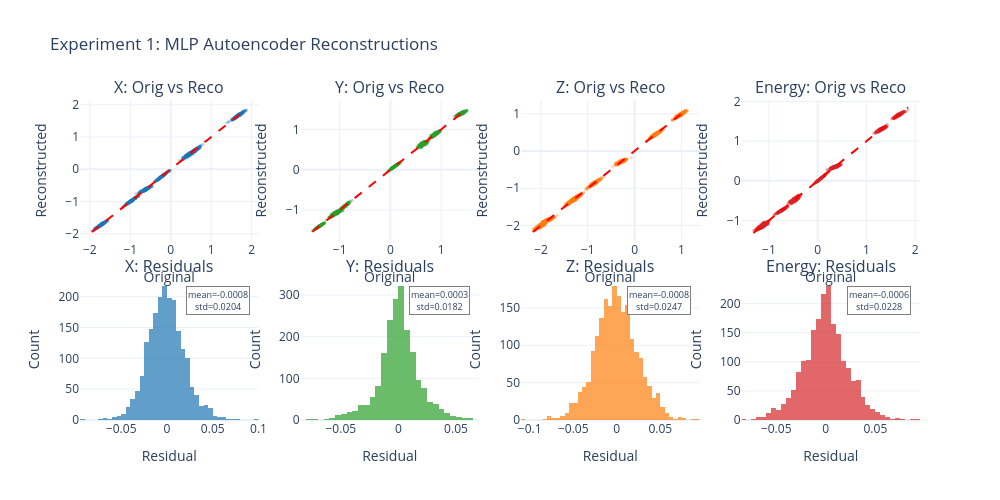
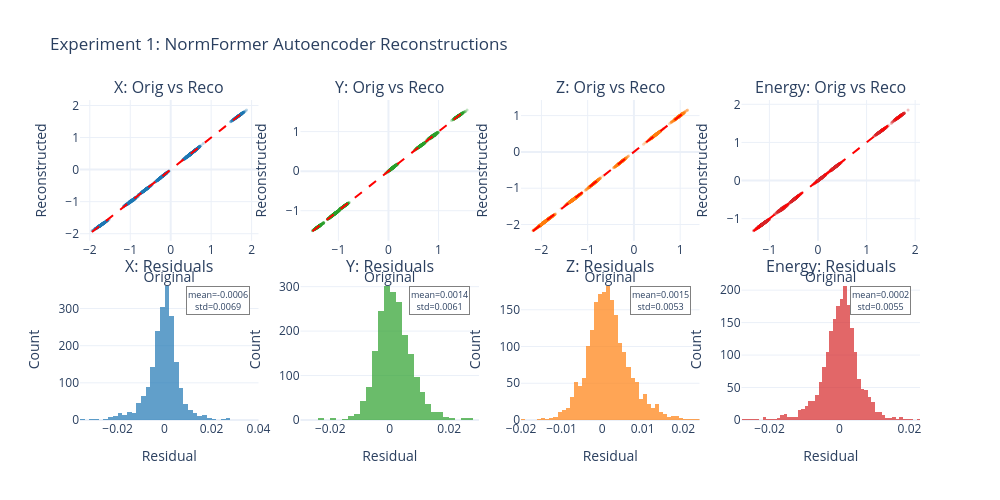

Notebook source saved alongside these figures, in order:
### Code cell
### Visualize Experiment 1 Reconstructions
print("\n" + "="*60)
print("EXPERIMENT 1: Reconstruction Visualization")
print("="*60)

### MLP AE reconstruction
mlp_metrics = exp1_results['MLP_AE']['metrics']
fig_mlp = plot_reconstruction_comparison(
    mlp_metrics['x_orig'], mlp_metrics['x_reco'],
    title="Experiment 1: MLP Autoencoder Reconstructions"
)
fig_mlp.show()

### NormFormer AE reconstruction  
nf_ae.eval()
with torch.no_grad():
    x_reco_nf, _ = nf_ae(X_seq.to(DEVICE), torch.ones(len(X_seq), 1, device=DEVICE))
    x_reco_nf = x_reco_nf.cpu().numpy()
    x_orig_nf = X_seq.numpy()

fig_nf = plot_reconstruction_comparison(
    x_orig_nf.reshape(-1, 4), x_reco_nf.reshape(-1, 4),
    title="Experiment 1: NormFormer Autoencoder Reconstructions"
)
fig_nf.show()

### Figure 1 — Plotly figure (JSON) as saved in the notebook; plotly's stock layout.template omitted (floating-point values rounded to 4 significant figures; data arrays with more than 128 entries replaced by an {"elided": "..."} marker saying what was removed)
{"data": [{"marker": {"color": "#1f77b4", "opacity": 0.3, "size": 3}, "mode": "markers", "showlegend": false, "type": "scatter", "x": {"elided": "2000 float values"}, "xaxis": "x", "y": {"elided": "2000 float values"}, "yaxis": "y"}, {"line": {"color": "red", "dash": "dash", "width": 2}, "mode": "lines", "showlegend": false, "type": "scatter", "x": [-1.947, 1.875], "xaxis": "x", "y": [-1.947, 1.875], "yaxis": "y"}, {"marker": {"color": "#1f77b4"}, "nbinsx": 50, "opacity": 0.7, "showlegend": false, "type": "histogram", "x": {"elided": "2000 float values"}, "xaxis": "x5", "yaxis": "y5"}, {"marker": {"color": "#2ca02c", "opacity": 0.3, "size": 3}, "mode": "markers", "showlegend": false, "type": "scatter", "x": {"elided": "2000 float values"}, "xaxis": "x2", "y": {"elided": "2000 float values"}, "yaxis": "y2"}, {"line": {"color": "red", "dash": "dash", "width": 2}, "mode": "lines", "showlegend": false, "type": "scatter", "x": [-1.538, 1.512], "xaxis": "x2", "y": [-1.538, 1.512], "yaxis": "y2"}, {"marker": {"color": "#2ca02c"}, "nbinsx": 50, "opacity": 0.7, "showlegend": false, "type": "histogram", "x": {"elided": "2000 float values"}, "xaxis": "x6", "yaxis": "y6"}, {"marker": {"color": "#ff7f0e", "opacity": 0.3, "size": 3}, "mode": "markers", "showlegend": false, "type": "scatter", "x": {"elided": "2000 float values"}, "xaxis": "x3", "y": {"elided": "2000 float values"}, "yaxis": "y3"}, {"line": {"color": "red", "dash": "dash", "width": 2}, "mode": "lines", "showlegend": false, "type": "scatter", "x": [-2.172, 1.133], "xaxis": "x3", "y": [-2.172, 1.133], "yaxis": "y3"}, {"marker": {"color": "#ff7f0e"}, "nbinsx": 50, "opacity": 0.7, "showlegend": false, "type": "histogram", "x": {"elided": "2000 float values"}, "xaxis": "x7", "yaxis": "y7"}, {"marker": {"color": "#d62728", "opacity": 0.3, "size": 3}, "mode": "markers", "showlegend": false, "type": "scatter", "x": {"elided": "2000 float values"}, "xaxis": "x4", "y": {"elided": "2000 float values"}, "yaxis": "y4"}, {"line": {"color": "red", "dash": "dash", "width": 2}, "mode": "lines", "showlegend": false, "type": "scatter", "x": [-1.319, 1.854], "xaxis": "x4", "y": [-1.319, 1.854], "yaxis": "y4"}, {"marker": {"color": "#d62728"}, "nbinsx": 50, "opacity": 0.7, "showlegend": false, "type": "histogram", "x": {"elided": "2000 float values"}, "xaxis": "x8", "yaxis": "y8"}], "layout": {"annotations": [{"font": {"size": 16}, "showarrow": false, "text": "X: Orig vs Reco", "x": 0.1062, "xanchor": "center", "xref": "paper", "y": 1, "yanchor": "bottom", "yref": "paper"}, {"font": {"size": 16}, "showarrow": false, "text": "Y: Orig vs Reco", "x": 0.3688, "xanchor": "center", "xref": "paper", "y": 1, "yanchor": "bottom", "yref": "paper"}, {"font": {"size": 16}, "showarrow": false, "text": "Z: Orig vs Reco", "x": 0.6313, "xanchor": "center", "xref": "paper", "y": 1, "yanchor": "bottom", "yref": "paper"}, {"font": {"size": 16}, "showarrow": false, "text": "Energy: Orig vs Reco", "x": 0.8938, "xanchor": "center", "xref": "paper", "y": 1, "yanchor": "bottom", "yref": "paper"}, {"font": {"size": 16}, "showarrow": false, "text": "X: Residuals", "x": 0.1062, "xanchor": "center", "xref": "paper", "y": 0.44, "yanchor": "bottom", "yref": "paper"}, {"font": {"size": 16}, "showarrow": false, "text": "Y: Residuals", "x": 0.3688, "xanchor": "center", "xref": "paper", "y": 0.44, "yanchor": "bottom", "yref": "paper"}, {"font": {"size": 16}, "showarrow": false, "text": "Z: Residuals", "x": 0.6313, "xanchor": "center", "xref": "paper", "y": 0.44, "yanchor": "bottom", "yref": "paper"}, {"font": {"size": 16}, "showarrow": false, "text": "Energy: Residuals", "x": 0.8938, "xanchor": "center", "xref": "paper", "y": 0.44, "yanchor": "bottom", "yref": "paper"}, {"bgcolor": "white", "bordercolor": "gray", "borderwidth": 1, "font": {"size": 9}, "showarrow": false, "text": "mean=-0.0008<br>std=0.0204", "x": 0.95, "xref": "x5 domain", "y": 0.95, "yref": "y5 domain"}, {"bgcolor": "white", "bordercolor": "gray", "borderwidth": 1, "font": {"size": 9}, "showarrow": false, "text": "mean=0.0003<br>std=0.0182", "x": 0.95, "xref": "x6 domain", "y": 0.95, "yref": "y6 domain"}, {"bgcolor": "white", "bordercolor": "gray", "borderwidth": 1, "font": {"size": 9}, "showarrow": false, "text": "mean=-0.0008<br>std=0.0247", "x": 0.95, "xref": "x7 domain", "y": 0.95, "yref": "y7 domain"}, {"bgcolor": "white", "bordercolor": "gray", "borderwidth": 1, "font": {"size": 9}, "showarrow": false, "text": "mean=-0.0006<br>std=0.0228", "x": 0.95, "xref": "x8 domain", "y": 0.95, "yref": "y8 domain"}], "height": 500, "title": {"text": "Experiment 1: MLP Autoencoder Reconstructions"}, "width": 1000, "xaxis": {"anchor": "y", "domain": [0, 0.2125], "title": {"text": "Original"}}, "xaxis2": {"anchor": "y2", "domain": [0.2625, 0.475], "title": {"text": "Original"}}, "xaxis3": {"anchor": "y3", "domain": [0.525, 0.7375], "title": {"text": "Original"}}, "xaxis4": {"anchor": "y4", "domain": [0.7875, 1], "title": {"text": "Original"}}, "xaxis5": {"anchor": "y5", "domain": [0, 0.2125], "title": {"text": "Residual"}}, "xaxis6": {"anchor": "y6", "domain": [0.2625, 0.475], "title": {"text": "Residual"}}, "xaxis7": {"anchor": "y7", "domain": [0.525, 0.7375], "title": {"text": "Residual"}}, "xaxis8": {"anchor": "y8", "domain": [0.7875, 1], "title": {"text": "Residual"}}, "yaxis": {"anchor": "x", "domain": [0.56, 1], "title": {"text": "Reconstructed"}}, "yaxis2": {"anchor": "x2", "domain": [0.56, 1], "title": {"text": "Reconstructed"}}, "yaxis3": {"anchor": "x3", "domain": [0.56, 1], "title": {"text": "Reconstructed"}}, "yaxis4": {"anchor": "x4", "domain": [0.56, 1], "title": {"text": "Reconstructed"}}, "yaxis5": {"anchor": "x5", "domain": [0, 0.44], "title": {"text": "Count"}}, "yaxis6": {"anchor": "x6", "domain": [0, 0.44], "title": {"text": "Count"}}, "yaxis7": {"anchor": "x7", "domain": [0, 0.44], "title": {"text": "Count"}}, "yaxis8": {"anchor": "x8", "domain": [0, 0.44], "title": {"text": "Count"}}}}

### Figure 2 — Plotly figure (JSON) as saved in the notebook; plotly's stock layout.template omitted (floating-point values rounded to 4 significant figures; data arrays with more than 128 entries replaced by an {"elided": "..."} marker saying what was removed)
{"data": [{"marker": {"color": "#1f77b4", "opacity": 0.3, "size": 3}, "mode": "markers", "showlegend": false, "type": "scatter", "x": {"elided": "2000 float values"}, "xaxis": "x", "y": {"elided": "2000 float values"}, "yaxis": "y"}, {"line": {"color": "red", "dash": "dash", "width": 2}, "mode": "lines", "showlegend": false, "type": "scatter", "x": [-1.947, 1.875], "xaxis": "x", "y": [-1.947, 1.875], "yaxis": "y"}, {"marker": {"color": "#1f77b4"}, "nbinsx": 50, "opacity": 0.7, "showlegend": false, "type": "histogram", "x": {"elided": "2000 float values"}, "xaxis": "x5", "yaxis": "y5"}, {"marker": {"color": "#2ca02c", "opacity": 0.3, "size": 3}, "mode": "markers", "showlegend": false, "type": "scatter", "x": {"elided": "2000 float values"}, "xaxis": "x2", "y": {"elided": "2000 float values"}, "yaxis": "y2"}, {"line": {"color": "red", "dash": "dash", "width": 2}, "mode": "lines", "showlegend": false, "type": "scatter", "x": [-1.518, 1.57], "xaxis": "x2", "y": [-1.518, 1.57], "yaxis": "y2"}, {"marker": {"color": "#2ca02c"}, "nbinsx": 50, "opacity": 0.7, "showlegend": false, "type": "histogram", "x": {"elided": "2000 float values"}, "xaxis": "x6", "yaxis": "y6"}, {"marker": {"color": "#ff7f0e", "opacity": 0.3, "size": 3}, "mode": "markers", "showlegend": false, "type": "scatter", "x": {"elided": "2000 float values"}, "xaxis": "x3", "y": {"elided": "2000 float values"}, "yaxis": "y3"}, {"line": {"color": "red", "dash": "dash", "width": 2}, "mode": "lines", "showlegend": false, "type": "scatter", "x": [-2.184, 1.16], "xaxis": "x3", "y": [-2.184, 1.16], "yaxis": "y3"}, {"marker": {"color": "#ff7f0e"}, "nbinsx": 50, "opacity": 0.7, "showlegend": false, "type": "histogram", "x": {"elided": "2000 float values"}, "xaxis": "x7", "yaxis": "y7"}, {"marker": {"color": "#d62728", "opacity": 0.3, "size": 3}, "mode": "markers", "showlegend": false, "type": "scatter", "x": {"elided": "2000 float values"}, "xaxis": "x4", "y": {"elided": "2000 float values"}, "yaxis": "y4"}, {"line": {"color": "red", "dash": "dash", "width": 2}, "mode": "lines", "showlegend": false, "type": "scatter", "x": [-1.329, 1.854], "xaxis": "x4", "y": [-1.329, 1.854], "yaxis": "y4"}, {"marker": {"color": "#d62728"}, "nbinsx": 50, "opacity": 0.7, "showlegend": false, "type": "histogram", "x": {"elided": "2000 float values"}, "xaxis": "x8", "yaxis": "y8"}], "layout": {"annotations": [{"font": {"size": 16}, "showarrow": false, "text": "X: Orig vs Reco", "x": 0.1062, "xanchor": "center", "xref": "paper", "y": 1, "yanchor": "bottom", "yref": "paper"}, {"font": {"size": 16}, "showarrow": false, "text": "Y: Orig vs Reco", "x": 0.3688, "xanchor": "center", "xref": "paper", "y": 1, "yanchor": "bottom", "yref": "paper"}, {"font": {"size": 16}, "showarrow": false, "text": "Z: Orig vs Reco", "x": 0.6313, "xanchor": "center", "xref": "paper", "y": 1, "yanchor": "bottom", "yref": "paper"}, {"font": {"size": 16}, "showarrow": false, "text": "Energy: Orig vs Reco", "x": 0.8938, "xanchor": "center", "xref": "paper", "y": 1, "yanchor": "bottom", "yref": "paper"}, {"font": {"size": 16}, "showarrow": false, "text": "X: Residuals", "x": 0.1062, "xanchor": "center", "xref": "paper", "y": 0.44, "yanchor": "bottom", "yref": "paper"}, {"font": {"size": 16}, "showarrow": false, "text": "Y: Residuals", "x": 0.3688, "xanchor": "center", "xref": "paper", "y": 0.44, "yanchor": "bottom", "yref": "paper"}, {"font": {"size": 16}, "showarrow": false, "text": "Z: Residuals", "x": 0.6313, "xanchor": "center", "xref": "paper", "y": 0.44, "yanchor": "bottom", "yref": "paper"}, {"font": {"size": 16}, "showarrow": false, "text": "Energy: Residuals", "x": 0.8938, "xanchor": "center", "xref": "paper", "y": 0.44, "yanchor": "bottom", "yref": "paper"}, {"bgcolor": "white", "bordercolor": "gray", "borderwidth": 1, "font": {"size": 9}, "showarrow": false, "text": "mean=-0.0006<br>std=0.0069", "x": 0.95, "xref": "x5 domain", "y": 0.95, "yref": "y5 domain"}, {"bgcolor": "white", "bordercolor": "gray", "borderwidth": 1, "font": {"size": 9}, "showarrow": false, "text": "mean=0.0014<br>std=0.0061", "x": 0.95, "xref": "x6 domain", "y": 0.95, "yref": "y6 domain"}, {"bgcolor": "white", "bordercolor": "gray", "borderwidth": 1, "font": {"size": 9}, "showarrow": false, "text": "mean=0.0015<br>std=0.0053", "x": 0.95, "xref": "x7 domain", "y": 0.95, "yref": "y7 domain"}, {"bgcolor": "white", "bordercolor": "gray", "borderwidth": 1, "font": {"size": 9}, "showarrow": false, "text": "mean=0.0002<br>std=0.0055", "x": 0.95, "xref": "x8 domain", "y": 0.95, "yref": "y8 domain"}], "height": 500, "title": {"text": "Experiment 1: NormFormer Autoencoder Reconstructions"}, "width": 1000, "xaxis": {"anchor": "y", "domain": [0, 0.2125], "title": {"text": "Original"}}, "xaxis2": {"anchor": "y2", "domain": [0.2625, 0.475], "title": {"text": "Original"}}, "xaxis3": {"anchor": "y3", "domain": [0.525, 0.7375], "title": {"text": "Original"}}, "xaxis4": {"anchor": "y4", "domain": [0.7875, 1], "title": {"text": "Original"}}, "xaxis5": {"anchor": "y5", "domain": [0, 0.2125], "title": {"text": "Residual"}}, "xaxis6": {"anchor": "y6", "domain": [0.2625, 0.475], "title": {"text": "Residual"}}, "xaxis7": {"anchor": "y7", "domain": [0.525, 0.7375], "title": {"text": "Residual"}}, "xaxis8": {"anchor": "y8", "domain": [0.7875, 1], "title": {"text": "Residual"}}, "yaxis": {"anchor": "x", "domain": [0.56, 1], "title": {"text": "Reconstructed"}}, "yaxis2": {"anchor": "x2", "domain": [0.56, 1], "title": {"text": "Reconstructed"}}, "yaxis3": {"anchor": "x3", "domain": [0.56, 1], "title": {"text": "Reconstructed"}}, "yaxis4": {"anchor": "x4", "domain": [0.56, 1], "title": {"text": "Reconstructed"}}, "yaxis5": {"anchor": "x5", "domain": [0, 0.44], "title": {"text": "Count"}}, "yaxis6": {"anchor": "x6", "domain": [0, 0.44], "title": {"text": "Count"}}, "yaxis7": {"anchor": "x7", "domain": [0, 0.44], "title": {"text": "Count"}}, "yaxis8": {"anchor": "x8", "domain": [0, 0.44], "title": {"text": "Count"}}}}
